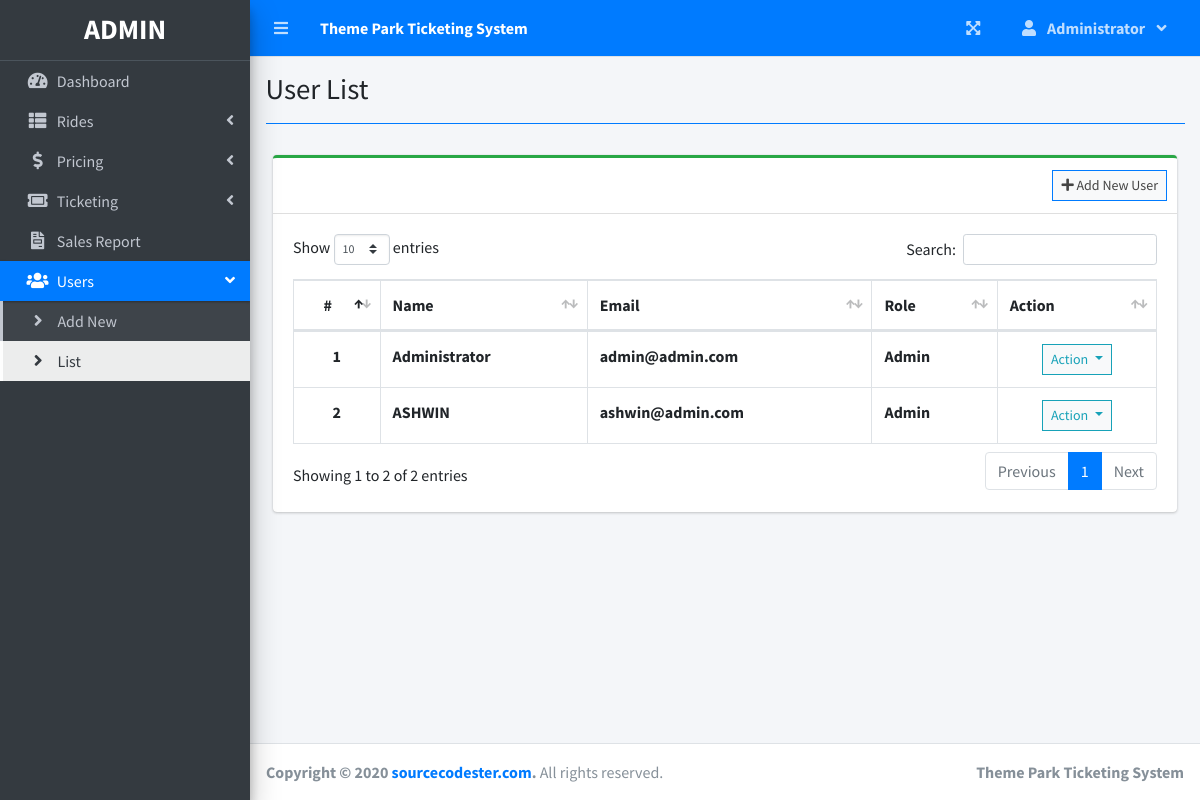
The page /index.php?page=user_list (signed in) on the database its author committed.
### tables this page shows
CREATE TABLE `users` (
  `id` int(30) NOT NULL,
  `firstname` varchar(200) NOT NULL,
  `lastname` varchar(200) NOT NULL,
  `email` varchar(200) NOT NULL,
  `password` text NOT NULL,
  `type` tinyint(1) NOT NULL DEFAULT 2 COMMENT '1 = admin, 2 = staff',
  `date_created` datetime NOT NULL DEFAULT current_timestamp()
);

### user_list.php (the view, shortened to what this page needs)
<?php include'db_connect.php' ?>
<div class="col-lg-12">
	<div class="card card-outline card-success">
		<div class="card-header">
			<div class="card-tools">
				<a class="btn btn-block btn-sm btn-default btn-flat border-primary" href="./index.php?page=new_user"><i class="fa fa-plus"></i> Add New User</a>
			</div>
		</div>
		<div class="card-body">
			<table class="table tabe-hover table-bordered" id="list">
				<thead>
					<tr>
						<th class="text-center">#</th>
						<th>Name</th>
						<th>Email</th>
						<th>Role</th>
						<th>Action</th>
					</tr>
				</thead>
				<tbody>
					<?php
					$i = 1;
					$type = array('',"Admin","Staff");
					$qry = $conn->query("SELECT *,concat(firstname,' ',lastname) as name FROM users order by concat(firstname,' ',lastname) asc");
					while($row= $qry->fetch_assoc()):
					?>
					<tr>
						<th class="text-center"><?php echo $i++ ?></th>
						<td><b><?php echo ucwords($row['name']) ?></b></td>
						<td><b><?php echo $row['email'] ?></b></td>
						<td><b><?php echo $type[$row['type']] ?></b></td>
						<td class="text-center">
							<button type="button" class="btn btn-default btn-sm btn-flat border-info wave-effect text-info dropdown-toggle" data-toggle="dropdown" aria-expanded="true">
		                      Action
		                    </button>
						</td>
					</tr>
				<?php endwhile; ?>
				</tbody>
			</table>
		</div>
	</div>
</div>

### rows shown on the page
users: name "Administrator", email "admin@admin.com", type "Admin"
users: name "ASHWIN", email "ashwin@admin.com", type "Admin"

### other values the page prints
$_SESSION['system']['name'] "Theme Park Ticketing System"
$_SESSION['login_firstname'] "Administrator"
$title "User List"
